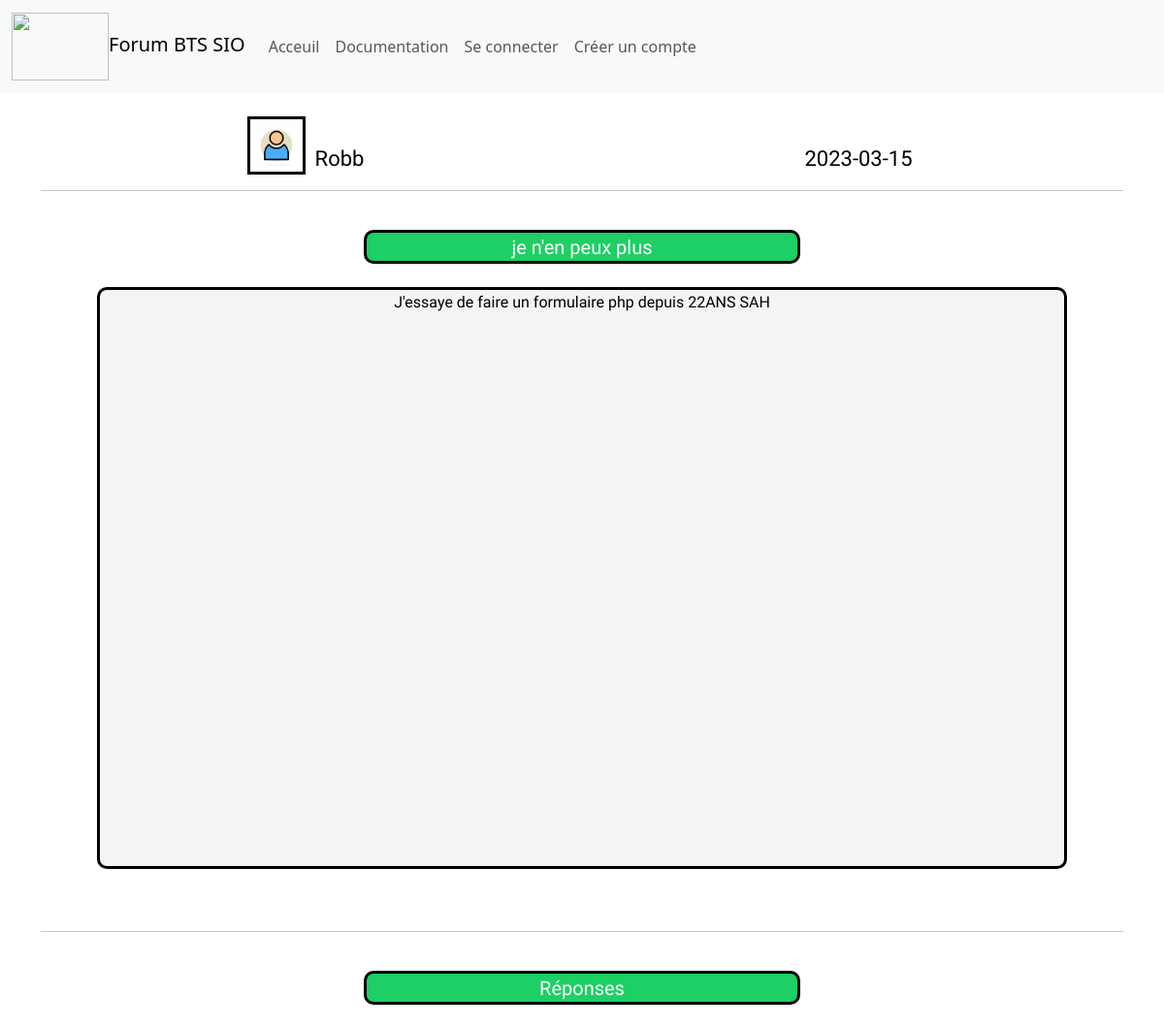
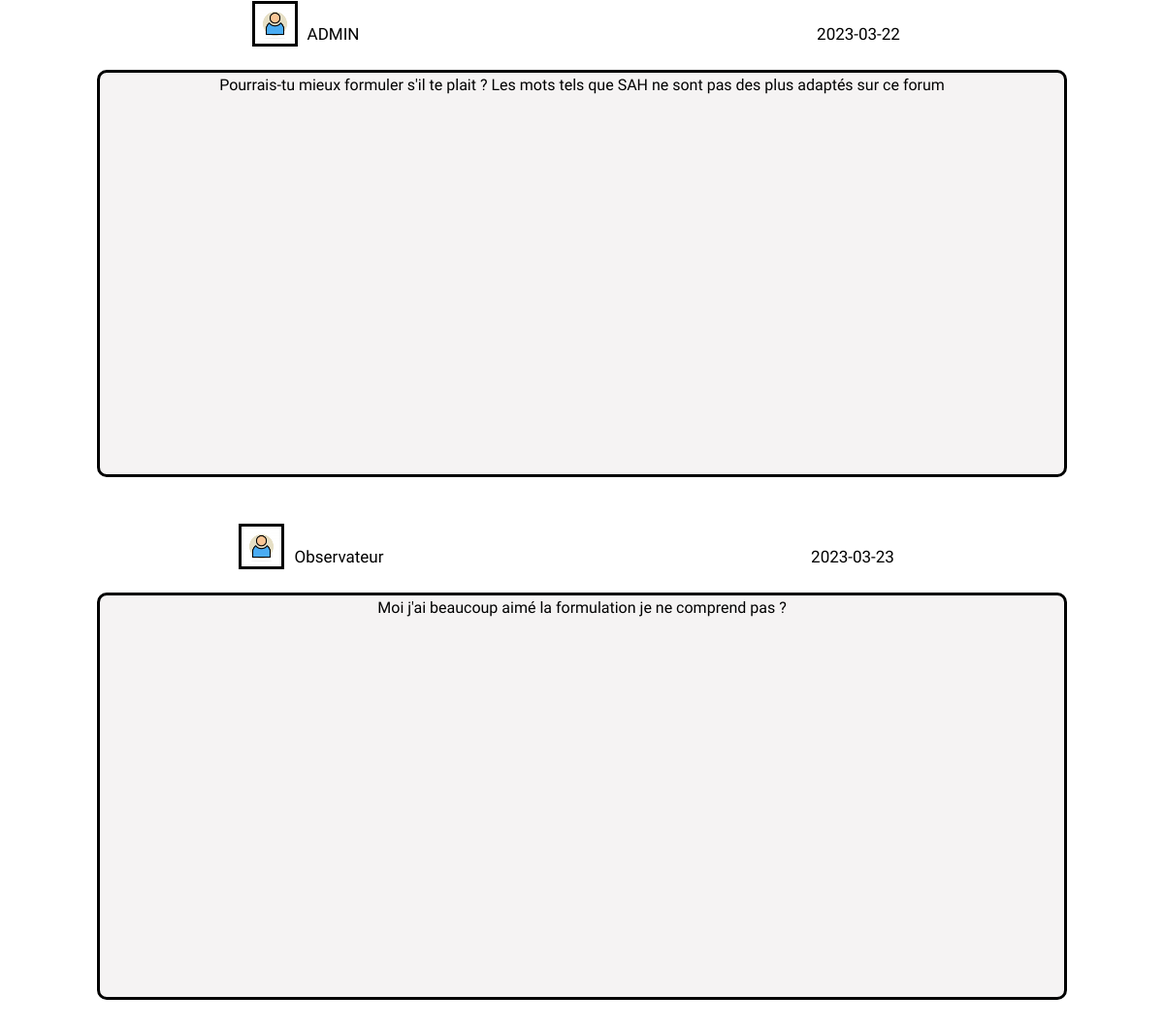
The page /thread.php?topic=1 on the database its author committed (2 pictures, top to bottom).
### tables this page shows
CREATE TABLE Users (
	idUser INT NOT NULL AUTO_INCREMENT,
	username VARCHAR(64) NOT NULL,
  password VARCHAR(64) NOT NULL,
  email VARCHAR(128) NOT NULL,
  avatar VARCHAR(64),
  id_Rank INT NOT NULL,
  PRIMARY KEY (idUser),
  FOREIGN KEY (id_Rank) REFERENCES Rank (idRank)
);

CREATE TABLE Thread (
	idThread INT NOT NULL AUTO_INCREMENT,
	title VARCHAR(128),
  auteur_id INT NOT NULL,
  categorie_id INT NOT NULL,
  content TEXT NOT NULL,
  date_creation DATE,
  isClosed BOOLEAN DEFAULT FALSE,
  PRIMARY KEY (idThread),
  FOREIGN KEY (auteur_id) REFERENCES Users(idUser),
  FOREIGN KEY (categorie_id) REFERENCES Categorie(idCategorie)
);

CREATE TABLE Commentaire (
	idCommentaire INT NOT NULL AUTO_INCREMENT,
  auteur_id INT,
	thread_id INT,
  content TEXT,
  date_creation DATE,
  PRIMARY KEY (idCommentaire),
  FOREIGN KEY (auteur_id) REFERENCES Users(idUser),
  FOREIGN KEY (thread_id) REFERENCES Thread(idThread)
);

### tools/basicFunction.php (called while the page is built, shortened)
<?php
function getUserById($id, $dtb){
    $query = $dtb->prepare(<<<SQL
        SELECT idUser,username, avatar, email, id_Rank
        FROM users
        WHERE idUser=:id
        SQL);
    $query->bindValue(':id', $id , PDO::PARAM_INT);
    $query->execute();
    $data = $query->fetch();
    return $data;
}
?>

### thread.php (the view, shortened to what this page needs)
<?php
include("parts/header.php");
include("tools/dtbConnexion.php");
include('tools/basicFunction.php');
?>
<head>
    <link rel="stylesheet" href="CSS/styleThread.css">
</head>
<br>
<?php
$dtb = dtbConnexion::getConnexion();
$recup = $_GET["topic"];
$fetchtopic = $dtb->prepare("SELECT * FROM Thread WHERE idThread = ?");
$fetchtopic->execute(array($recup));
$topic = $fetchtopic->fetch();
$fetchuser = $dtb->prepare("SELECT * FROM Users WHERE idUser = ?");
$fetchuser->execute(array($topic["auteur_id"]));
$auteur = $fetchuser->fetch();
?>
<div class="container">
    <div class="row">
        <div id="divAvatarPseudo" class="col-6">
            <img id="imgg" src="img/avatars/<?= $auteur['avatar'] ?>">
            <a href="profil.php?m=<?php echo $auteur["idUser"] ?>" class="BigTXT"><?= $auteur["username"] ?> </a>
        </div>
        <div id="divAvatarPseudo" class="col-6">
            <a class="BigTXT"><?= $topic["date_creation"] ?></a>
        </div>
    </div>
    <hr>
    <?php
    if ($topic['isClosed'] == 1) {
    ?> <a id="cloremsg">⚠ Ce forum est clos ! Seuls les administrateurs peuvent encore le modifier. ⚠</a>
        <br> <?php
            } else {
                ?> <br> <?php
                    }
                        ?>
    <div id="sujetRow" class="row">
        <div id="sujet" class="col-11">
            <a class="txt2"><?= $topic["title"] ?></a>
        </div>
    </div>
    <?php
    if (isset($_SESSION['rank'])) {
        if ($_SESSION['rank'] == 1 && $topic["isClosed"] == false) {
    ?>
            <div id="divclore" class="row">
                <a role="button" href="thread.php?topic=<?php echo $recup ?>&action=clore" id="clore">Clore ce topic</a>
            </div>
            <?php
            if (isset($_GET['action'])) {
                if ($_GET['action'] == 'clore' && $_SESSION['rank'] == 1) {
                    $stmt = $dtb->prepare("UPDATE Thread SET isClosed = TRUE WHERE idThread = :threadId;");
                    $stmt->bindParam(':threadId', $recup);
                    $stmt->execute();
                    header('Location: thread.php?topic=' . $recup);
                }
                if ($_GET['action'] == 'clore' && $_SESSION['rank'] != 1) {
                    header('Location: index.php');
                }
            }
        } else if ($_SESSION['rank'] == 1 && $topic["isClosed"] == true) { ?>
            <div id="divclore" class="row">
                <a role="button" href="thread.php?topic=<?php echo $_GET['topic'] ?>&action=rouvrir" id="clore">Rouvrir ce topic</a>
            </div>
            <?php
            if (isset($_GET['action'])) {
                if ($_GET['action'] == 'rouvrir' && $_SESSION['rank'] == 1) {
                    $stmt = $dtb->prepare("UPDATE Thread SET isClosed = FALSE WHERE idThread = :threadId;");
                    $stmt->bindParam(':threadId', $recup);
                    $stmt->execute();
                    header('Location: thread.php?topic=' . $recup);
                }
                if ($_GET['action'] == 'clore' && $_SESSION['rank'] != 1) {
                    header('Location: index.php');
                }
            }
        } else {
            ?> <br>
        <?php }
    } else {
        ?><br><?php
            }
                ?>
    <div id="contentRow" class="row">
        <div id="content" class="col-11">
            <a class="txt"><?= $topic["content"] ?></a>
        </div>
    </div>
    <br>
    <br>
    <hr>
    <br>
    <div id="sujetRow" class="row">
        <div id="sujet" class="col-11">
            <a class="txt2">Réponses</a>
        </div>
    </div>
    <br>
    <div id="reponsesRow" class="row">
        <?php
        $fetchtopics = $dtb->prepare("SELECT * FROM Commentaire WHERE thread_id = ? ORDER BY date_creation ASC");
        $fetchtopics->execute(array($recup));
        $coms = $fetchtopics->fetchAll();
        ?>
        <?php if ($coms != null) :
            foreach ($coms as $com) :
                $auteurCommentaire = getUserById($com['auteur_id'], $dtb);
        ?>
                <br>
                <div class="container">
                    <div class="row">
                        <div id="divAvatarPseudoR" class="col-6">
                            <img id="imggR" src="img/avatars/<?= $auteurCommentaire['avatar'] ?>">
                            <a href="profil.php?m=<?php echo $auteurCommentaire["idUser"] ?>" class="BigTXTR" ><?= $auteurCommentaire["username"] ?></a>
                        </div>
                        <div id="divAvatarPseudoR" class="col-6">
                            <a class="BigTXTR"><?= $com["date_creation"] ?></a>
                        </div>
                    </div>
                    <br>
                    <div id="contentRow" class="row">
                        <div id="comcontent" class="col-11">
                            <a class="txt"><?= $com["content"] ?></a>
                        </div>
                    </div>
                    <br>
                <?php endforeach; ?>
            <?php else : ?>
                <div id="noRep" class="col-12">
                    <a class="txt">Oups.. Il n'y a aucune réponse sur ce topic pour le moment...</a>
                </div>
            <?php endif; ?>
            <br>
            <br>
                </div>
                <br>
                <br>
                <br>
    </div>
    </body>
    </html>

### CSS/styleThread.css (style rules this page uses)
.container { text-align: center; }
#sujetRow { display: flex; justify-content: center; }
#sujet { border: solid; border-width: 3px; border-radius: 10px; height: 35px; width: 450px; background-color: rgb(29, 207, 100); border-color:rgb(0, 0, 0); }
#contentRow { display: flex; justify-content: center; }
#content { border: solid; border-radius: 10px; background-color: rgb(245, 243, 243); border-color: rgb(0, 0, 0); border-width: 3px; height: 600px; width: 1000px; }
#comcontent { border: solid; border-radius: 10px; background-color: rgb(245, 243, 243); border-color: rgb(0, 0, 0); border-width: 3px; height: 420px; width: 1000px; }
.txt { text-decoration: none; color: black; font-family: Sono; }
.txt2 { text-decoration: none; color: white; font-family: Suez One; font-size: 20px; }
#imgg { width: 60px; height: 60px; border: solid; border-color: black; margin-right: 10px; }
#divAvatarPseudo { display: flex; align-items: flex-end; justify-content: center; }
.BigTXT { text-decoration: none; color: black; font-family: Sono; font-size: 22px; }
#imggR { width: 47px; height: 47px; border: solid; border-color: black; margin-right: 10px; }
#divAvatarPseudoR { display: flex; align-items: flex-end; justify-content: center; }
.BigTXTR { text-decoration: none; color: black; font-family: Sono; font-size: 17px; }

### rows shown on the page
users: avatar (picture), username "Robb"
thread: date_creation "2023-03-15", title "je n'en peux plus", content "J'essaye de faire un formulaire php depuis 22ANS SAH"
commentaire: auteur.avatar (picture), auteur.username "ADMIN", date_creation "2023-03-22", content "Pourrais-tu mieux formuler s'il te plait ? Les mots tels que SAH ne sont pas des plus adaptés sur ce forum"
commentaire: auteur.avatar (picture), auteur.username "Observateur", date_creation "2023-03-23", content "Moi j'ai beaucoup aimé la formulation je ne comprend pas ?"
